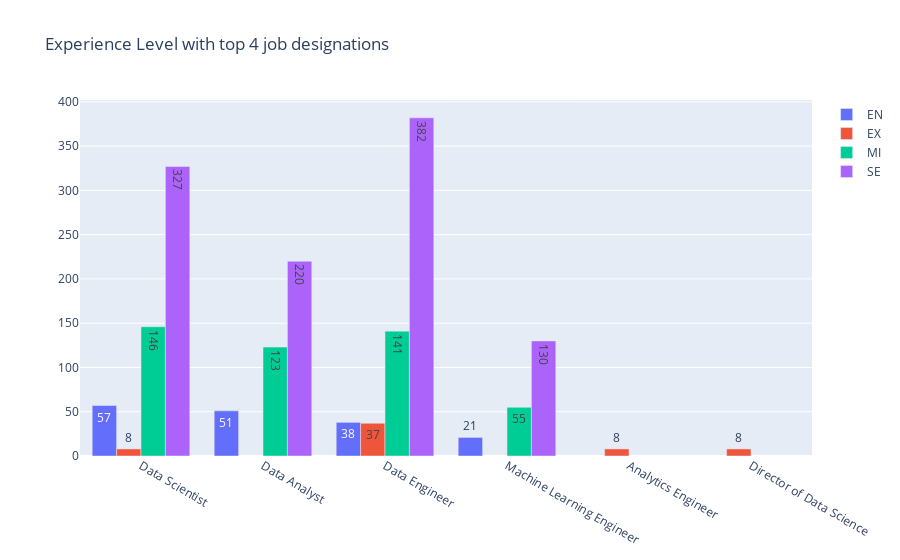

Notebook code cell kept with this figure:
### Markdown cell above
👉 Trường dữ liệu: *experience_level, job_title*\
👉 Biểu đồ: cột. Giải thích: biểu đồ cột thường được sử dụng để so sánh các giá trị số liệu với nhau nên nó thích hợp với việc so sánh giữa những cấp độ kinh nghiệm trong một công việc và so sánh giữa những công việc với nhau. Vì kinh nghiệm sẽ được chia thành 4 cấp độ, nên ở mỗi công việc sẽ có 4 cột để thể hiện số lượng ở mỗi cấp độ.\
👉 Màu sắc: mỗi cấp độ kinh nghiệm khác nhau sẽ được biểu diễn bằng màu sắc khác khau, cụ thể là 4 màu ứng với 4 cấp độ kinh nghiệm EN (màu lam), EX (màu đỏ), MI(màu lục), SE(màu chàm). Mục đích: phân biệt các cấp độ kinh nghiệm của mỗi công việc, giúp người nhìn dễ dàng phân biệt được các cấp độ kinh nghiệm khác nhau một cách nhanh chóng.

### Code cell
exp_job = salaries_df.groupby(['experience_level','job_title']).size()
print(exp_job)

entry_top4 = exp_job['EN'].sort_values(ascending = False)[:4]
executive_top4 = exp_job['EX'].sort_values(ascending = False)[:4]
mid_top4 = exp_job['MI'].sort_values(ascending = False)[:4]
senior_top4 = exp_job['SE'].sort_values(ascending = False)[:4]

fig = go.Figure(data=[
    go.Bar(name = 'EN', x = entry_top4.index, 
           y=entry_top4.values, text = entry_top4.values),
    go.Bar(name = 'EX', x = executive_top4.index,
           y = executive_top4.values, text = executive_top4.values),
    go.Bar(name = 'MI', x = mid_top4.index,
           y = mid_top4.values, text = mid_top4.values ),
    go.Bar(name = 'SE', x = senior_top4.index,
           y = senior_top4.values, text = senior_top4.values)])

fig.update_layout(title = 'Experience Level with top 4 job designations')
fig.show()

### Figure 1 — Plotly figure (JSON) as saved in the notebook; plotly's stock layout.template omitted (floating-point values rounded to 4 significant figures)
{"data": [{"name": "EN", "text": [57, 51, 38, 21], "type": "bar", "x": ["Data Scientist", "Data Analyst", "Data Engineer", "Machine Learning Engineer"], "y": [57, 51, 38, 21]}, {"name": "EX", "text": [37, 8, 8, 8], "type": "bar", "x": ["Data Engineer", "Data Scientist", "Analytics Engineer", "Director of Data Science"], "y": [37, 8, 8, 8]}, {"name": "MI", "text": [146, 141, 123, 55], "type": "bar", "x": ["Data Scientist", "Data Engineer", "Data Analyst", "Machine Learning Engineer"], "y": [146, 141, 123, 55]}, {"name": "SE", "text": [382, 327, 220, 130], "type": "bar", "x": ["Data Engineer", "Data Scientist", "Data Analyst", "Machine Learning Engineer"], "y": [382, 327, 220, 130]}], "layout": {"title": {"text": "Experience Level with top 4 job designations"}}}
